Frame 1 (no input): blank canvas, image omitted
Frame 60 (the mouse pressed at the canvas centre just before this capture): blank canvas, image omitted
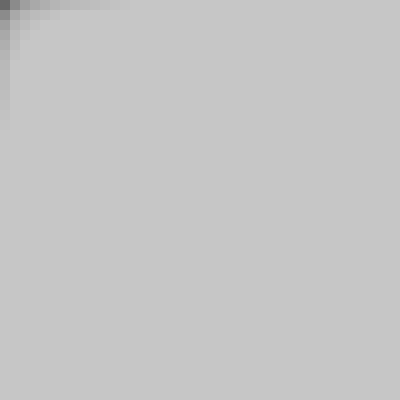
Frame 120 (the mouse held since frame 60 and released just before this capture)

The Processing sketch whose frames 1 and 60 were blank and that drew this single picture after the mouse press (run headless with seeded random() and noise(); from frame 60 on, the mouse is pressed at the canvas centre):

// Processing sketch: processing_61376
// ── processing_61376.pde

void setup(){
size(400,400);
noCursor();
}

void draw(){
  noStroke();
  fill(0, 20);
  rect(0,0,width, height);
  
 float d1 = random (255);
  float d2 = random (255);
  fill(200,20);
for (int i = 0; i < width; i = i+10){
  for (int j = 0; j < height; j = j+10){
  rect(i, j, mouseX, mouseY);
}
}
}
